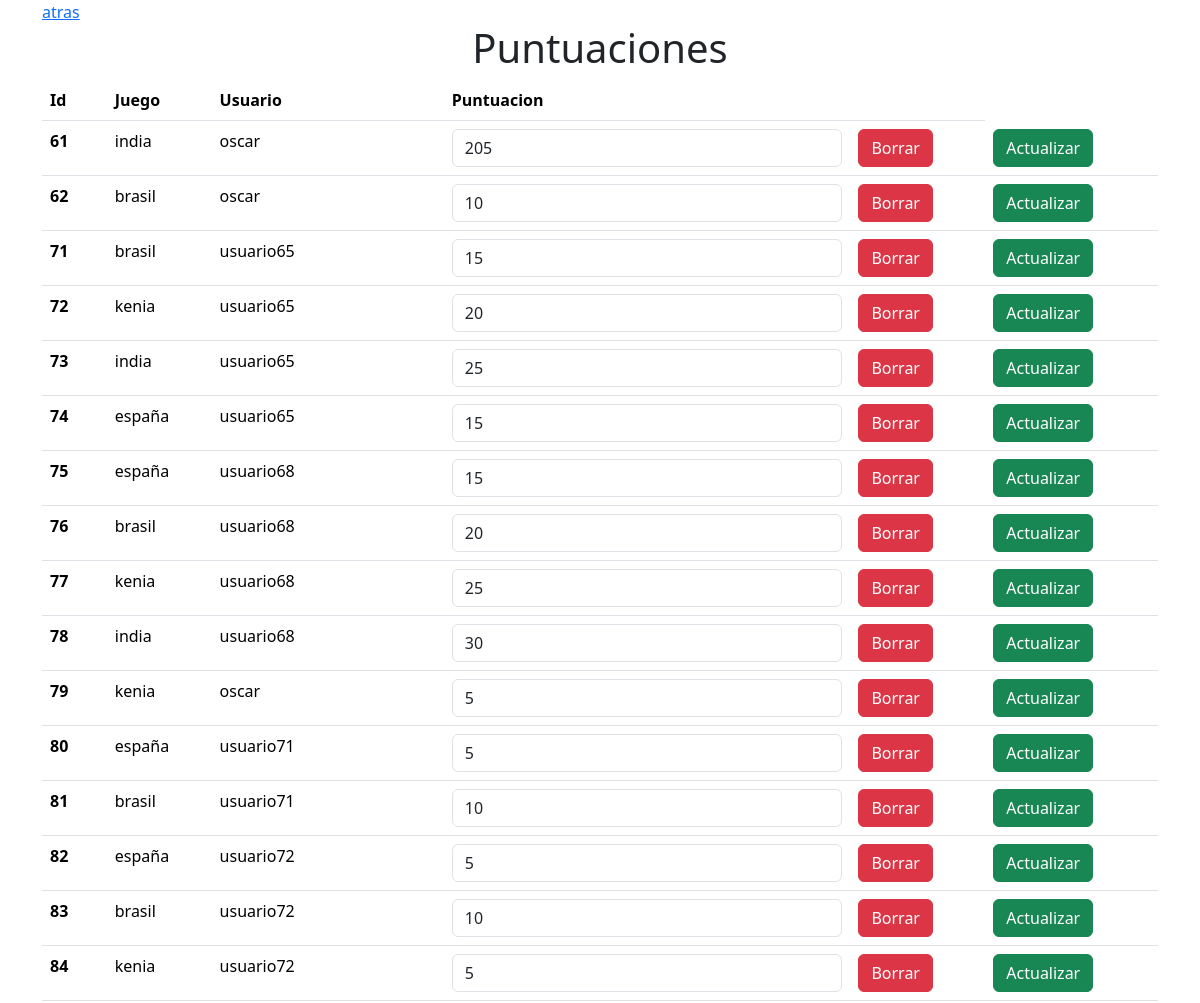
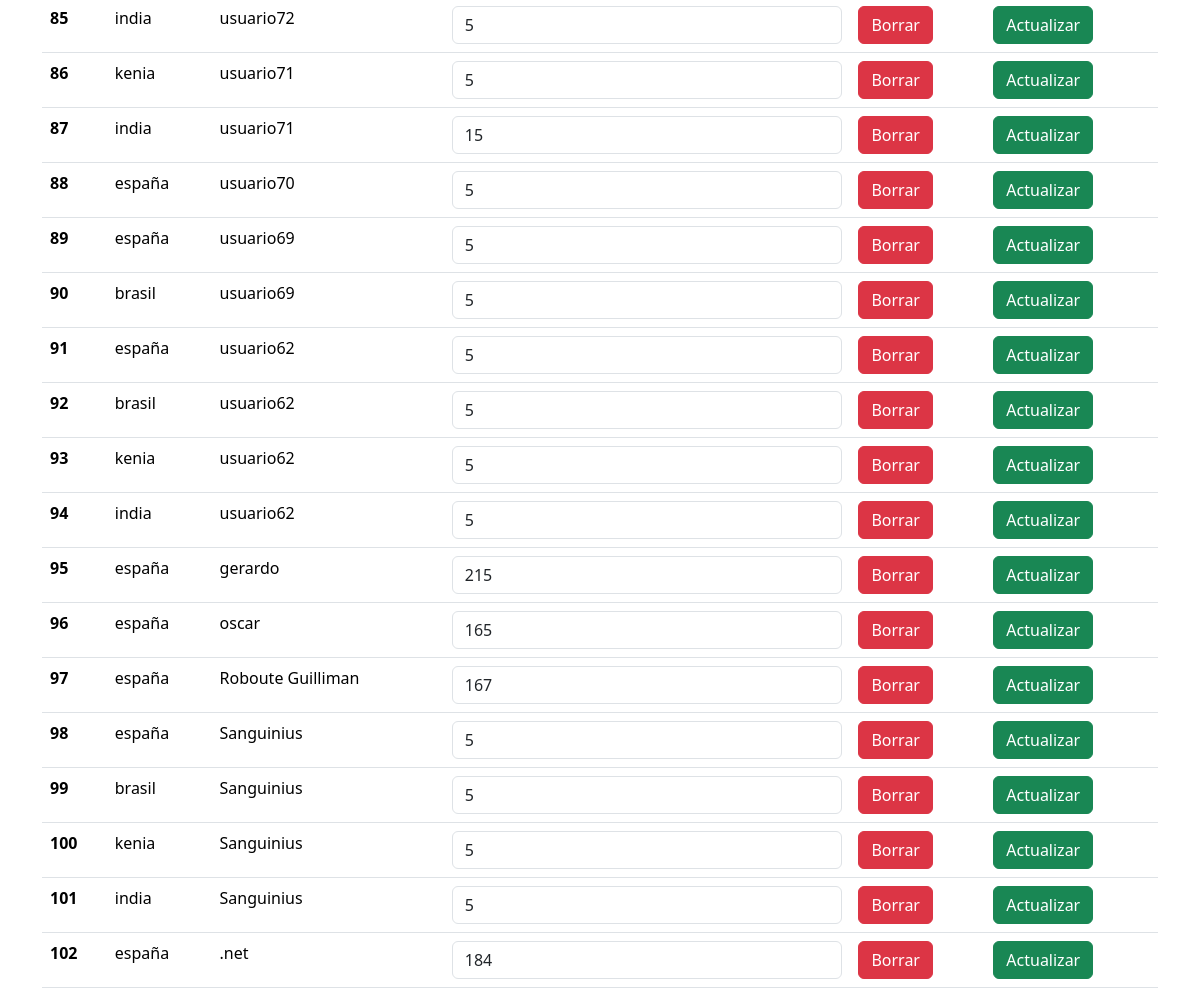
The page /php/gestionarPuntuaciones.php (signed in) on the database its author committed (2 pictures, top to bottom).
### tables this page shows
CREATE TABLE `puntuaciones` (
  `id` int NOT NULL AUTO_INCREMENT,
  `juego` int NOT NULL,
  `usuario` int NOT NULL,
  `puntuacion` int NOT NULL,
  PRIMARY KEY (`id`),
  KEY `juego` (`juego`),
  KEY `usuario` (`usuario`),
  CONSTRAINT `puntuaciones_ibfk_1` FOREIGN KEY (`usuario`) REFERENCES `usuarios` (`id`) ON DELETE CASCADE ON UPDATE CASCADE,
  CONSTRAINT `puntuaciones_ibfk_2` FOREIGN KEY (`juego`) REFERENCES `juegos` (`id`) ON DELETE CASCADE ON UPDATE CASCADE
);

CREATE TABLE `juegos` (
  `id` int NOT NULL AUTO_INCREMENT,
  `nombre` varchar(30) NOT NULL,
  PRIMARY KEY (`id`)
);

CREATE TABLE `usuarios` (
  `id` int NOT NULL AUTO_INCREMENT,
  `nombre` varchar(30) NOT NULL,
  `contrasenia` varchar(255) NOT NULL,
  `nivel` int NOT NULL,
  `juegos_desbloqueados` int NOT NULL,
  PRIMARY KEY (`id`),
  UNIQUE KEY `nombre` (`nombre`),
  KEY `nivel` (`nivel`),
  KEY `juegos_desbloqueados` (`juegos_desbloqueados`),
  CONSTRAINT `usuarios_ibfk_1` FOREIGN KEY (`nivel`) REFERENCES `tipos_de_usuario` (`id`) ON DELETE CASCADE ON UPDATE CASCADE,
  CONSTRAINT `usuarios_ibfk_2` FOREIGN KEY (`juegos_desbloqueados`) REFERENCES `juegos` (`id`) ON DELETE CASCADE ON UPDATE CASCADE
);

### php/gestionarPuntuaciones.php (the view, shortened to what this page needs)
<!DOCTYPE html>
<html lang="en">
    <head>
        <link href="https://cdn.jsdelivr.net/npm/bootstrap@5.3.2/dist/css/bootstrap.min.css" rel="stylesheet">
        <link rel="stylesheet" type="text/css" href="../style/estiloAdministracion.css"/>
    </head>
    <body>
        <div class="container">
            <a href="./administracion.php">
                atras
            </a>
            <?php
                if(isset($_SESSION["usuario"]))
                {
                    if($_SESSION["nivel"]<2)
                    {
                        header("Location:../landingPage.php");
                        exit();
                    }
                    else
                    {
                        include("./conexion.php");
                        $seleccionar="SELECT puntuaciones.id,juegos.nombre AS juego ,usuarios.nombre AS usuario,puntuaciones.puntuacion FROM usuarios JOIN puntuaciones ON usuarios.id=puntuaciones.usuario JOIN juegos ON juegos.id=puntuaciones.juego ORDER BY id;";
                        $preparedStatements=$conexion->prepare($seleccionar);
                        $preparedStatements->execute();
                        $registros=$preparedStatements->fetchAll();
            ?>
                        <p class="h1">
                            Puntuaciones
                        </p>
                        <table class="table">
                            <thead>
                                <tr>
                                    <th scope="col">
                                        Id
                                    </th>
                                    <th scope="col">
                                        Juego
                                    </th>
                                    <th scope="col">
                                        Usuario
                                    </th>
                                    <th scope="col">
                                        Puntuacion
                                    </th>
                                    <th></th>
                                </tr>
                            </thead>
                            <tbody>
                                <?php foreach ($registros as $registro)
                                    {
                                ?>
                                        <tr>
                                            <form action="<?php echo $_SERVER['PHP_SELF'];?>" method="post">
                                                <th scope="row">
                                                    <label <?php echo $registro["id"]?>>
                                                        <?php echo $registro["id"]?>
                                                    </label>
                                                </th>
                                                <td>
                                                    <label>
                                                        <?php echo $registro["juego"]?>
                                                    </label>
                                                </td>
                                                <td>
                                                    <label>
                                                        <?php echo $registro["usuario"]?>
                                                    </label>
                                                </td>
                                                <td>
                                                    <input type="text" class="form-control" value="<?php echo $registro["puntuacion"]?>" id="puntuacion" name="Puntuacion">
                                                </td>
                                                <td>
                                                    <button type="submit" class="btn btn-danger" value="Borrar" id="borrar" name="Borrar">
                                                        Borrar
                                                    </button>
                                                </td>
                                                <td>
                                                    <button type="submit" class="btn btn-success" value="Actualizar" id="actualizar" name="Actualizar">
                                                        Actualizar
                                                    </button>
                                                </td>
                                            </form>
                                        </tr>
                                <?php
                                    }
                                ?>
                            </tbody>
                        </table>
            <?php
                    }
                }
                else
                {
                    header("Location:../landingPage.php");
                    exit();
                }
            ?>
        </div>
    </body>
</html>

### style/estiloAdministracion.css (style rules this page uses)
h1, p { text-align:center; }
:root { --font-Family-1: 'Rammetto One', sans-serif; --font-Family-2: 'Poppins', sans-serif; --line-div: #D4E9E0; --color-2: #345675; --color-9: #517290; --color-3: #F8FDFB; --color-5: #6BA4A4; --color-8: #98F3C9; --color-6: #22FBE2; --color-7: #3BC691; --color-1: #FDC477; --color-10: #F8AF9B; --color-4: #FC8D72; }

### rows shown on the page
puntuaciones: id "61", juego.nombre "india", usuario.nombre "oscar", Puntuacion "205"
puntuaciones: id "62", juego.nombre "brasil", usuario.nombre "oscar", Puntuacion "10"
puntuaciones: id "71", juego.nombre "brasil", usuario.nombre "usuario65", Puntuacion "15"
puntuaciones: id "72", juego.nombre "kenia", usuario.nombre "usuario65", Puntuacion "20"
puntuaciones: id "73", juego.nombre "india", usuario.nombre "usuario65", Puntuacion "25"
puntuaciones: id "74", juego.nombre "españa", usuario.nombre "usuario65", Puntuacion "15"
puntuaciones: id "75", juego.nombre "españa", usuario.nombre "usuario68", Puntuacion "15"
puntuaciones: id "76", juego.nombre "brasil", usuario.nombre "usuario68", Puntuacion "20"
puntuaciones: id "77", juego.nombre "kenia", usuario.nombre "usuario68", Puntuacion "25"
puntuaciones: id "78", juego.nombre "india", usuario.nombre "usuario68", Puntuacion "30"
puntuaciones: id "79", juego.nombre "kenia", usuario.nombre "oscar", Puntuacion "5"
puntuaciones: id "80", juego.nombre "españa", usuario.nombre "usuario71", Puntuacion "5"
puntuaciones: id "81", juego.nombre "brasil", usuario.nombre "usuario71", Puntuacion "10"
puntuaciones: id "82", juego.nombre "españa", usuario.nombre "usuario72", Puntuacion "5"
puntuaciones: id "83", juego.nombre "brasil", usuario.nombre "usuario72", Puntuacion "10"
puntuaciones: id "84", juego.nombre "kenia", usuario.nombre "usuario72", Puntuacion "5"
puntuaciones: id "85", juego.nombre "india", usuario.nombre "usuario72", Puntuacion "5"
puntuaciones: id "86", juego.nombre "kenia", usuario.nombre "usuario71", Puntuacion "5"
puntuaciones: id "87", juego.nombre "india", usuario.nombre "usuario71", Puntuacion "15"
puntuaciones: id "88", juego.nombre "españa", usuario.nombre "usuario70", Puntuacion "5"
puntuaciones: id "89", juego.nombre "españa", usuario.nombre "usuario69", Puntuacion "5"
puntuaciones: id "90", juego.nombre "brasil", usuario.nombre "usuario69", Puntuacion "5"
puntuaciones: id "91", juego.nombre "españa", usuario.nombre "usuario62", Puntuacion "5"
puntuaciones: id "92", juego.nombre "brasil", usuario.nombre "usuario62", Puntuacion "5"
puntuaciones: id "93", juego.nombre "kenia", usuario.nombre "usuario62", Puntuacion "5"
puntuaciones: id "94", juego.nombre "india", usuario.nombre "usuario62", Puntuacion "5"
puntuaciones: id "95", juego.nombre "españa", usuario.nombre "gerardo", Puntuacion "215"
puntuaciones: id "96", juego.nombre "españa", usuario.nombre "oscar", Puntuacion "165"
puntuaciones: id "97", juego.nombre "españa", usuario.nombre "Roboute Guilliman", Puntuacion "167"
puntuaciones: id "98", juego.nombre "españa", usuario.nombre "Sanguinius", Puntuacion "5"
puntuaciones: id "99", juego.nombre "brasil", usuario.nombre "Sanguinius", Puntuacion "5"
puntuaciones: id "100", juego.nombre "kenia", usuario.nombre "Sanguinius", Puntuacion "5"
puntuaciones: id "101", juego.nombre "india", usuario.nombre "Sanguinius", Puntuacion "5"
puntuaciones: id "102", juego.nombre "españa", usuario.nombre ".net", Puntuacion "184"
